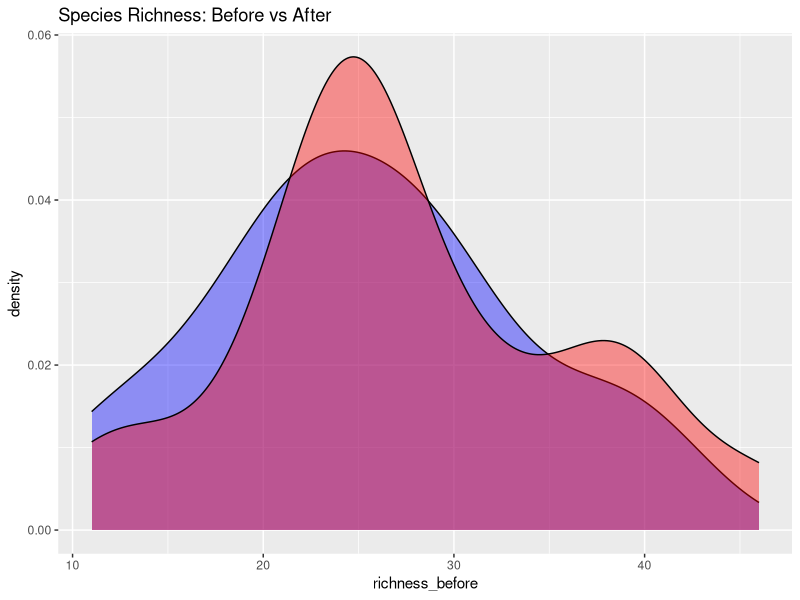
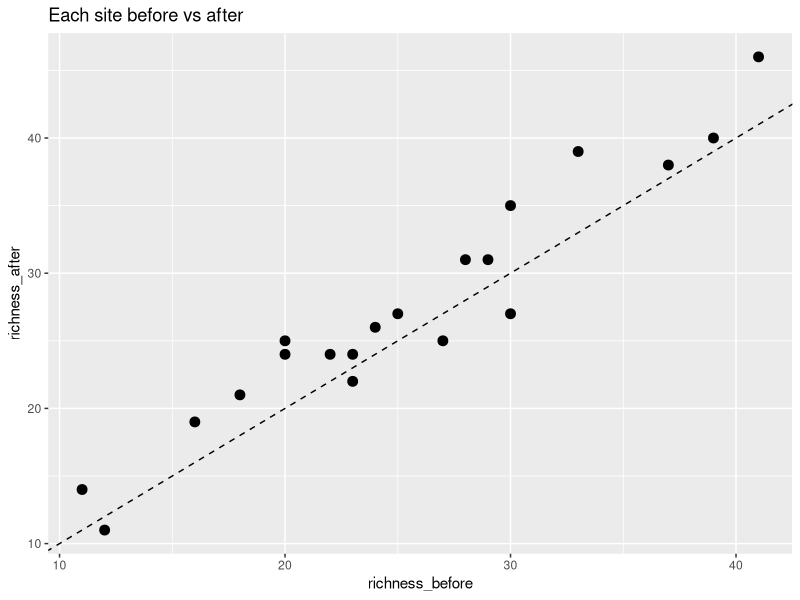
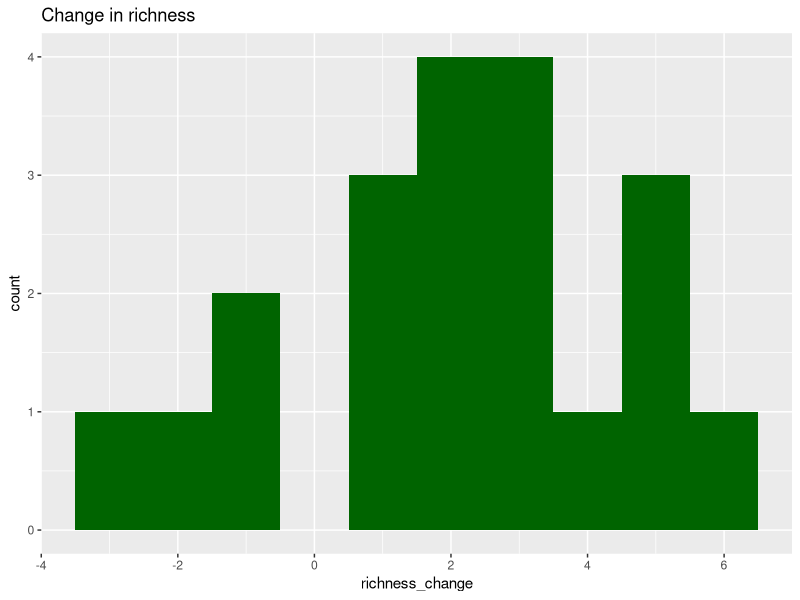

Write R code to recreate these figures, in order.
## ---- chunk 1
set.seed(42)
n_sites <- 20
site <- paste0("Site_", 1:n_sites)
habitat <- sample(c("Wetland", "Grassland", "Forest"), n_sites, replace = TRUE)

# --- Species richness (counts) ---
richness_before <- pmax(0, round(rnorm(n_sites, 20, 10)))

# --- Vegetation cover (0–100%) ---
veg_before <- pmin(100, pmax(0, rnorm(n_sites, 50, 20)))

# --- Frog abundance (counts) ---
frog_before <- pmax(0, round(rnorm(n_sites, 8, 4)))

# --- Improvements ---
richness_after <- pmax(0, round(richness_before + rnorm(n_sites, 3, 2)))
veg_after <- pmin(100, pmax(0, veg_before + rnorm(n_sites, 8, 5)))
frog_after <- pmax(0, round(frog_before + rnorm(n_sites, 2, 1.5)))

# --- Introduce declines ---
decline_sites <- sample(1:n_sites, 3)
richness_after[decline_sites] <- pmax(0, round(richness_before[decline_sites] - rnorm(3, 2, 1)) )
veg_after[decline_sites] <- pmin(100, pmax(0, veg_before[decline_sites] - rnorm(3, 5, 2)) )
frog_after[decline_sites] <- pmax(0,round(frog_before[decline_sites] - rnorm(3, 2, 1)))

# --- Final dataset ---
data <- data.frame( site, habitat, richness_before, richness_after,  veg_before, veg_after,  frog_before, frog_after)

data
## ---- chunk 2
library(ggplot2)

ggplot(data) +
  geom_density(aes(x = richness_before), fill = "blue", alpha = 0.4) +
  geom_density(aes(x = richness_after), fill = "red", alpha = 0.4) +
  labs(title = "Species Richness: Before vs After")
## ---- chunk 3
ggplot(data, aes(x = richness_before, y = richness_after)) +
  geom_point(size = 3) +
  geom_abline(slope = 1, intercept = 0, linetype = "dashed") +
  labs(title = "Each site before vs after")
## ---- chunk 4
data$richness_change <- data$richness_after - data$richness_before

ggplot(data, aes(x = richness_change)) +
  geom_histogram(bins = 10, fill = "darkgreen") +
  labs(title = "Change in richness")
## ---- chunk 5
t.test(data$richness_after, data$richness_before, paired = TRUE)
## ---- chunk 6
t.test(data$richness_after, data$richness_before, paired = FALSE)
## ---- chunk 7
# Calculate frog_change here>


# Visualise the distribution of frog_change>
